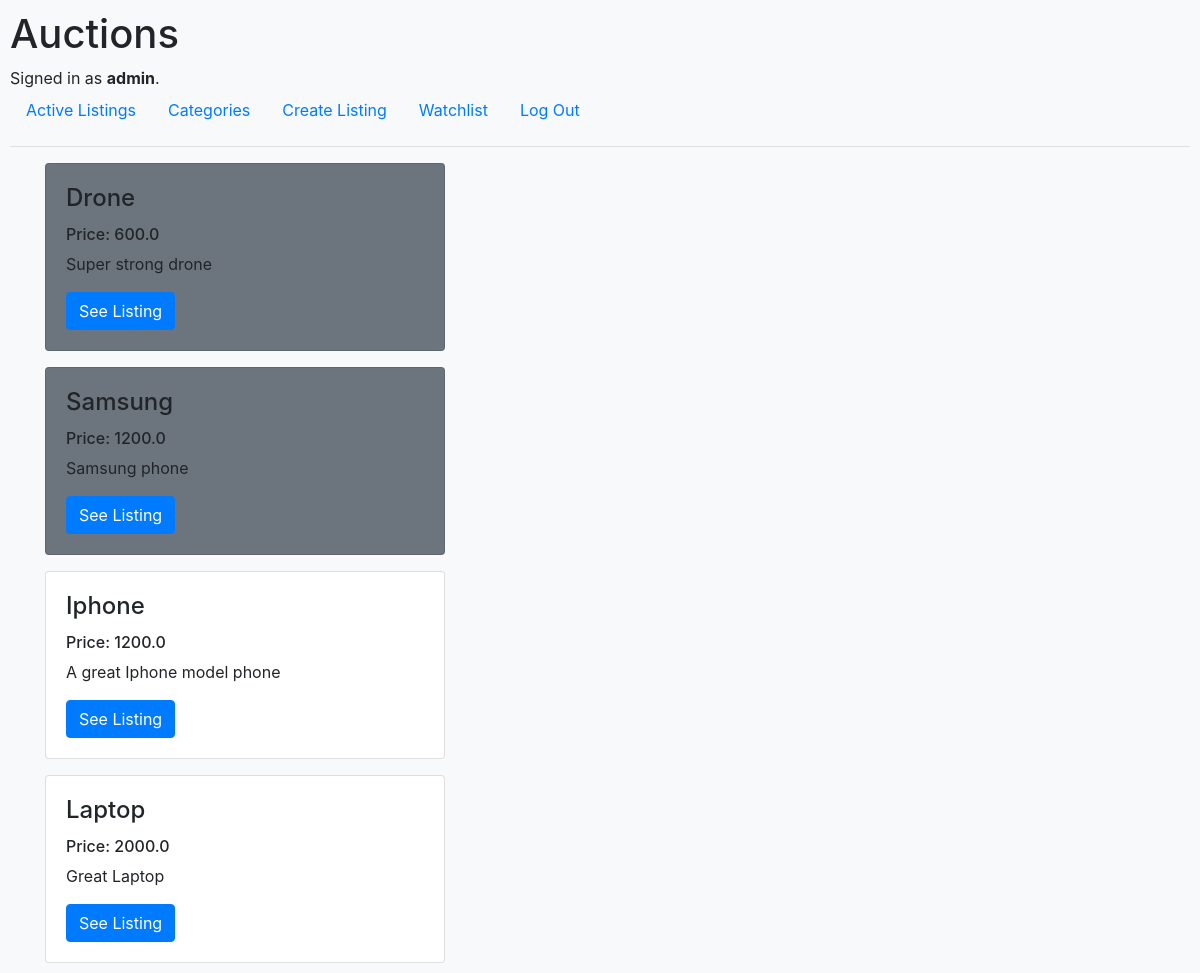
Screenshot of /category/Electronic (signed in) with the database file from the repository.
### auctions/models.py (models this page shows, shortened)
class User(AbstractUser):
    pass

class Listing(models.Model):
    title = models.CharField(max_length=32, unique=True)
    description = models.CharField(max_length=32)
    min_bid = models.FloatField()
    max_bid = models.FloatField()
    image_url = models.CharField(max_length=1000)
    category = models.ForeignKey(Category, on_delete=models.CASCADE,null=True, related_name="categoryoflisting")
    active = models.BooleanField(default = True)
    owner = models.ForeignKey(User,null=True, on_delete=models.CASCADE,related_name="owner")

### auctions/views.py (the view)
# urls.py: path("category/<str:category>", views.category, name="category"),
def category(request, category):
    listings = Listing.objects.filter(category=Category.objects.get(category=category))
    return render(request, "auctions/listing_by_category.html",{
        "listings": listings
    })

### auctions/templates/auctions/listing_by_category.html (shortened to what this page needs)
{% extends "auctions/layout.html" %}
{% block body %}
    {% for listing in listings%}
        {% if listing.active%}
        <div class="container mt-3">
            <div class="card" style="width:400px">
                <div class="card-body">
                    <h4 class="card-title">{{listing.title}}</h4>
                    <h6 class="card-text">Price: {{listing.min_bid}}</h6>
                    <p class="card-text">{{listing.description}}</p>
                    <a href="{% url 'listing' listing.title %}" class="btn btn-primary">See Listing</a>
                </div>
            </div>
        </div>
        {% else %}
        <div class="container mt-3">
            <div class="card bg-secondary" style="width:400px">
                <div class="card-body">
                    <h4 class="card-title">{{listing.title}}</h4>
                    <h6 class="card-text">Price: {{listing.min_bid}}</h6>
                    <p class="card-text">{{listing.description}}</p>
                    <a href="{% url 'listing' listing.title %}" class="btn btn-primary">See Listing</a>
                </div>
            </div>
        </div>
        {% endif %}
    {% endfor %}
{% endblock %}

### auctions/templates/auctions/layout.html (shortened to what this page needs)
{% load static %}
<!DOCTYPE html>
<html lang="en">
    <head>
        <link rel="stylesheet" href="https://stackpath.bootstrapcdn.com/bootstrap/4.4.1/css/bootstrap.min.css">
        <link rel="stylesheet" href="https://cdnjs.cloudflare.com/ajax/libs/font-awesome/6.4.0/css/all.min.css">
        <link href="{% static 'auctions/styles.css' %}" rel="stylesheet">
    </head>
    <body class="bg-light">
        <h1>Auctions</h1>
        <div>
            {% if user.is_authenticated %}
                Signed in as <strong>{{ user.username }}</strong>.
            {% else %}
                Not signed in.
            {% endif %}
        </div>
        <ul class="nav">
            <li class="nav-item">
                <a class="nav-link" href="{% url 'index' %}">Active Listings</a>
            </li>
            <li class="nav-item">
                <a class="nav-link" href="{% url 'categories' %}">Categories</a>
            </li>
            {% if user.is_authenticated %}
                <li class="nav-item">
                    <a class="nav-link" href="{% url 'create_listing' %}">Create Listing</a>
                </li>
                <li class="nav-item">
                    <a class="nav-link" href="{% url 'wishlists' %}">Watchlist</a>
                </li>
                <li class="nav-item">
                    <a class="nav-link" href="{% url 'logout' %}">Log Out</a>
                </li>
            {% endif %}
        </ul>
        <hr>
        {% block body %}
        {% endblock %}
    </body>
</html>

### auctions/static/auctions/styles.css (style rules this page uses)
body { padding: 10px; }

### rows the page displays
User: username "admin"
Listing: title "Drone", min_bid "600.0", description "Super strong drone"
Listing: title "Samsung", min_bid "1200.0", description "Samsung phone"
Listing: title "Iphone", min_bid "1200.0", description "A great Iphone model phone"
Listing: title "Laptop", min_bid "2000.0", description "Great Laptop"
